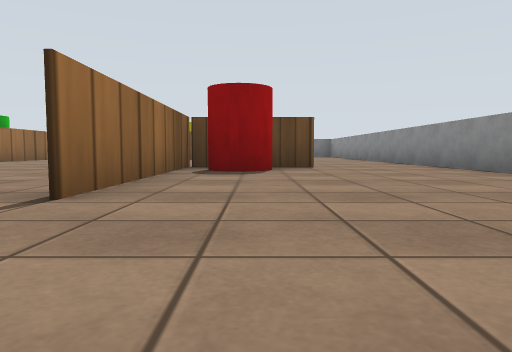
[1] (above)

17 first-person views from a walk through a robot-simulator world made for Gazebo. The camera is 0.06 m above the floor, tilts 4° down and sees 70° across. The floor is counted in squares, 0.2 m on a side. Each view is taken from the middle of a square. On the plan, view 1 faces up. The plan holds only what a view shows up to about 9 squares ahead; the rest is blank. Simple patterns stand in for the simulator's built-in surfaces. Surface patterns are stand-ins for the level's own textures.

[2]
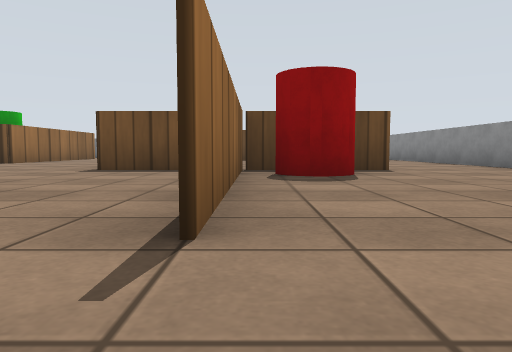

[3]
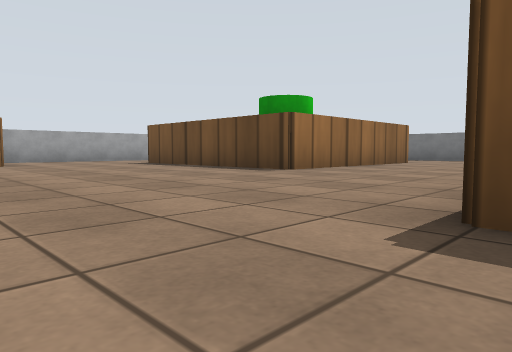

[4]
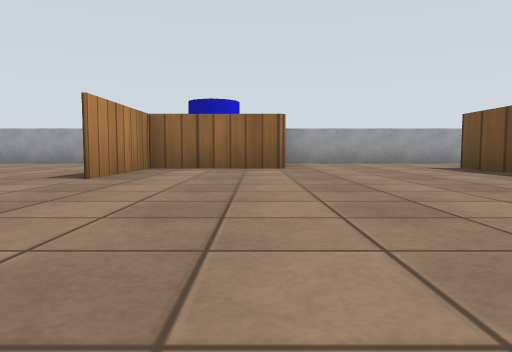

[5]
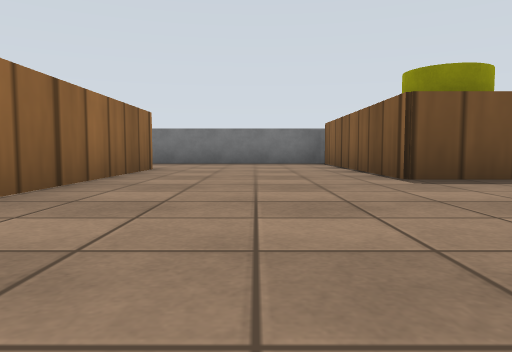

[6]
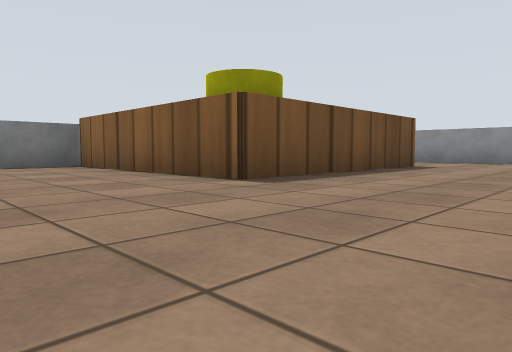

[7]
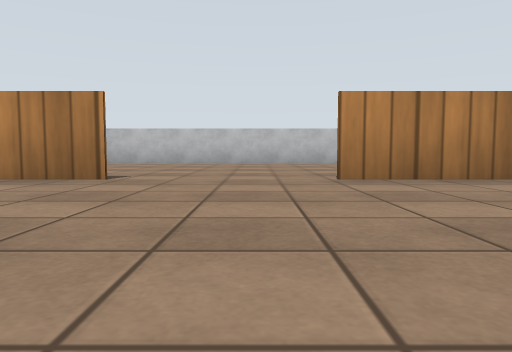

[8]
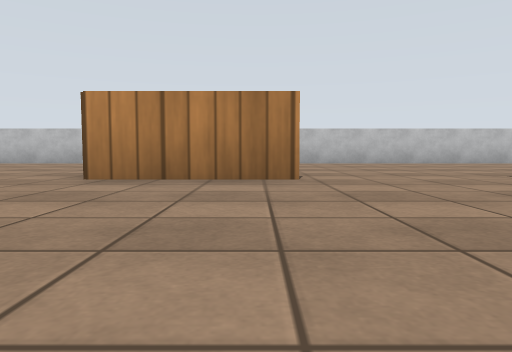

[9]
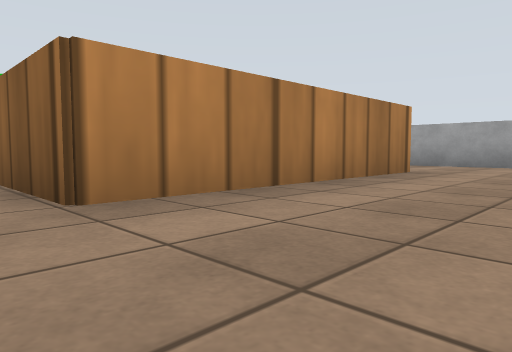

[10]
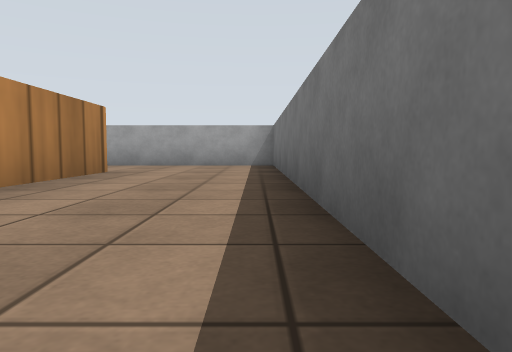

[11]
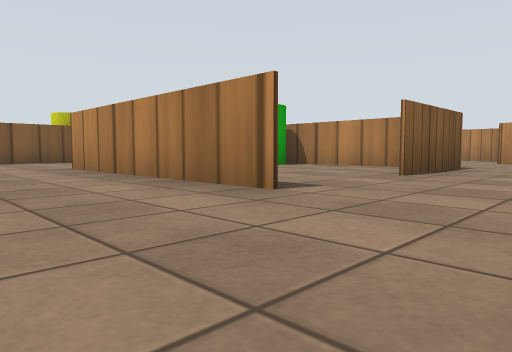

[12]
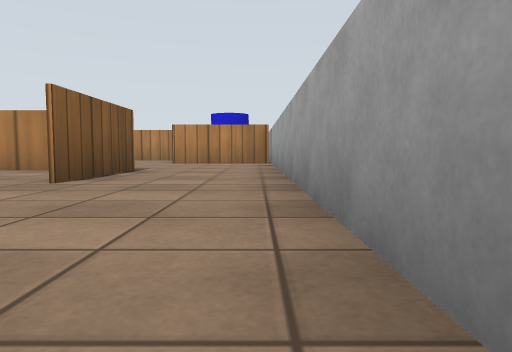

[13]
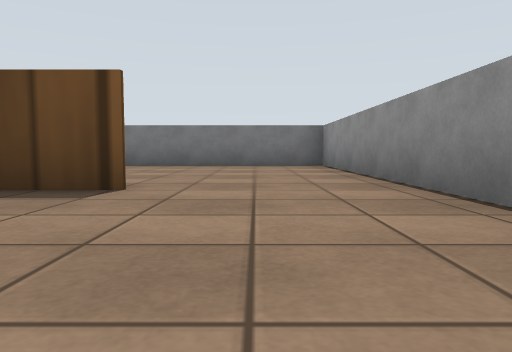

[14]
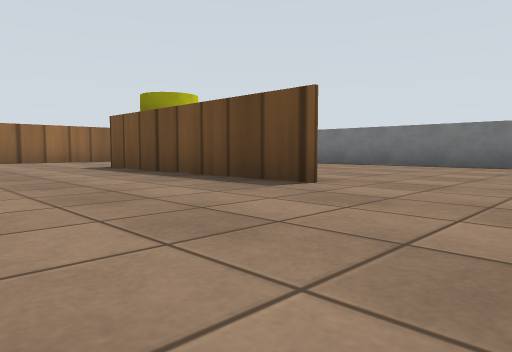

[15]
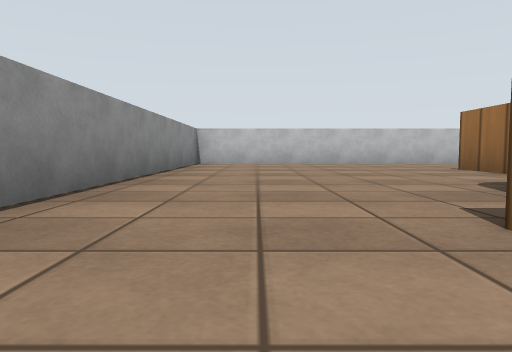

[16]
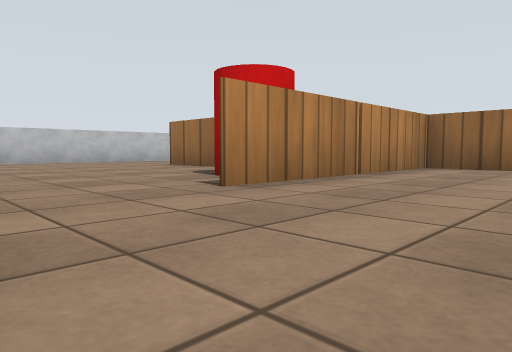

[17]
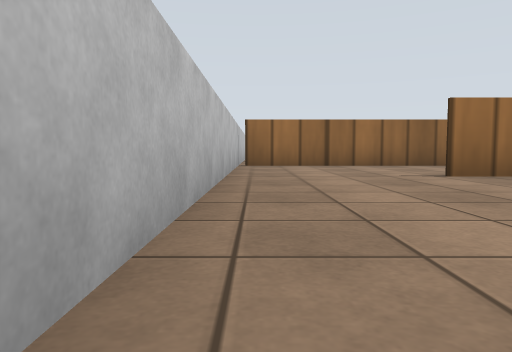

### Floor plan
Points are (right, up) in squares from view 1. A wall is a line through its corners. A room is listed if a view was taken in it or the views show most of it. See-through windows are left out.
Room 1 (views 1, 2, 3, 4, 5, 6, 7, 8, 9, 10, 11, 12, 13, 14, 15, 16, 17)
walls: (-3.4, 7.9) (-3.4, 6.7) (1.1, 6.7); (-8.4, 9.4) (-11.2, 9.4) (-11.2, 11.8); (-1.2, 6.8) (-1.2, 2.1); (-6.5, 4.2) (-4.1, 4.2); (-4.2, 3.8) (-4.2, -0.2); (-10.2, 9.5) (-7.5, 9.5); (1.1, 6.6) (-3.5, 6.6); (1, 11.8) (-3.5, 11.8) (-3.5, 16.2); (-11.1, 13.9) (-6.7, 13.9) (-6.7, 11.4); (-13.4, 2.1) (-13.4, 0.1); (-11.9, -0.3) (3.4, -0.3) (3.4, 16.4) (-13.4, 16.4) (-13.4, 6.5) (-11, 6.5) (-11, 4.2) (-8.8, 4.2)
objects: blue cylinder (-13, 5) to (-12, 6); green cylinder (-8, 10) to (-7, 11); yellow cylinder (-3, 13); red cylinder (0, 5) to (0, 6)

Where each view was taken, in squares from view 1:
view 1: 0 up, 0 right, facing up
view 2: 1 up, 1 left, facing up
view 3: 5 up, 3 left, facing up-left
view 4: 6 up, 5 left, facing left
view 5: 8 up, 5 left, facing up
view 6: 9 up, 6 left, facing up-right
view 7: 8 up, 8 left, facing down
view 8: 8 up, 6 left, facing down
view 9: 16 up, 6 left, facing down-left
view 10: 16 up, 6 left, facing left
view 11: 16 up, 13 left, facing down-right
view 12: 15 up, 13 left, facing down
view 13: 9 up, 2 right, facing up
view 14: 9 up, 3 right, facing up-left
view 15: 8 up, 2 right, facing down
view 16: 9 up, 3 right, facing down-left
view 17: 0 up, 3 right, facing left
